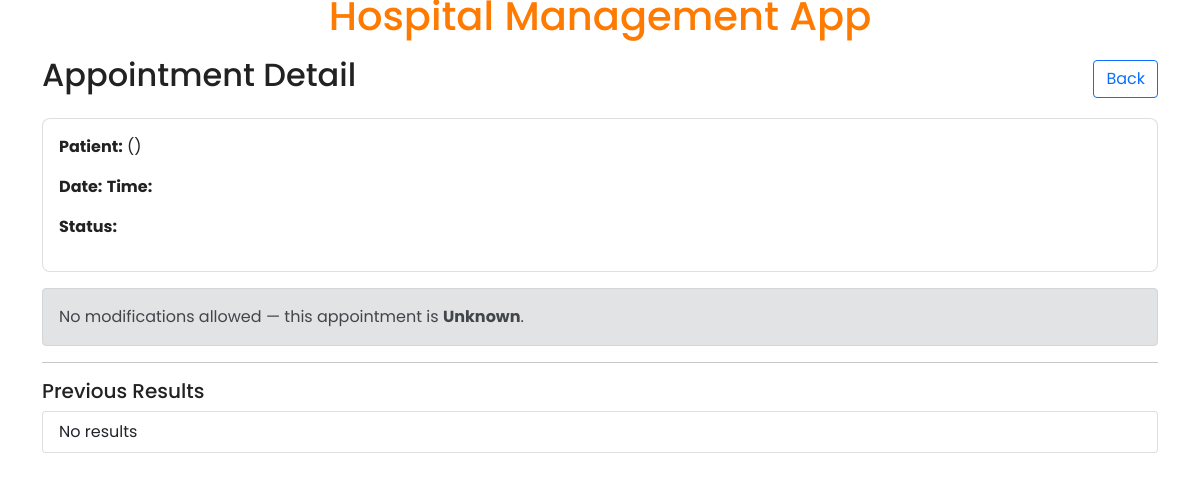
/doctor/appointment/8, run on an earlier commit of the app's database.
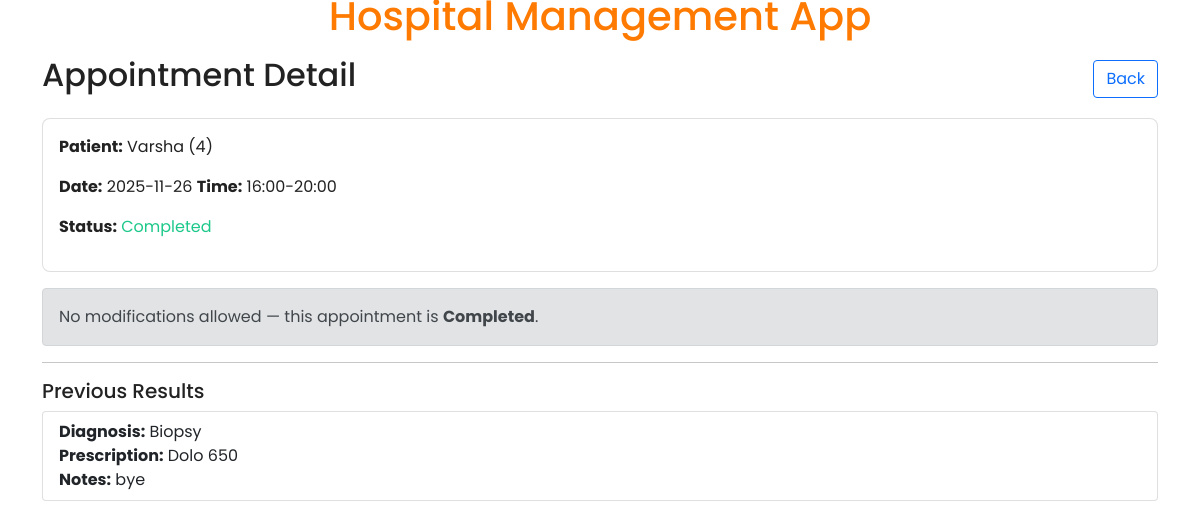
And on a later commit of the database.
### backend/models.py (models this page shows)
class Patient(db.Model):
  __tablename__ = 'patients'
  id = db.Column(db.Integer, primary_key=True)
  name = db.Column(db.String, nullable=False)
  email = db.Column(db.String, unique=True, nullable=False)
  password = db.Column(db.String, nullable=False)
  phone = db.Column(db.String)
  age = db.Column(db.Integer)
  address = db.Column(db.String)
  blacklisted = db.Column(db.Integer, default=0)
  appointments = db.relationship('Appointment', backref='patient_obj', lazy='dynamic', passive_deletes=True)

class Appointment(db.Model):
  __tablename__ = 'appointments'
  id = db.Column(db.Integer, primary_key=True)
  patient_id = db.Column(db.Integer, db.ForeignKey('patients.id', ondelete='CASCADE'), nullable=False)
  doctor_id = db.Column(db.Integer, db.ForeignKey('doctors.id', ondelete='CASCADE'), nullable=False)
  appointment_date = db.Column(db.String, nullable=False)
  appointment_time = db.Column(db.String, nullable=False)
  status = db.Column(db.String, nullable=False, default='Booked')
  notes = db.Column(db.Text)
  created_at = db.Column(db.DateTime, server_default=db.func.current_timestamp())
  __table_args__ = (db.UniqueConstraint('doctor_id', 'appointment_date', 'appointment_time', name='uix_appointment'),)
  treatments = db.relationship('Treatment', backref='appointment_obj', cascade='all, delete-orphan', passive_deletes=True)

class Treatment(db.Model):
  __tablename__ = 'treatments'
  id = db.Column(db.Integer, primary_key=True)
  appointment_id = db.Column(db.Integer, db.ForeignKey('appointments.id', ondelete='CASCADE'), nullable=False)
  diagnosis = db.Column(db.Text)
  prescription = db.Column(db.Text)
  doctor_notes = db.Column(db.Text)
  created_at = db.Column(db.DateTime, server_default=db.func.current_timestamp())

### backend/controller.py (the view, shortened to what this page needs)
    @app.route('/doctor/appointment/<int:appointment_id>', methods=['GET', 'POST'])
    def route_show_doctor_appointment_detail(appointment_id):
        doctor_id = session.get('doctor_id')
        appointment = db.session.query(Appointment, Patient.id.label('patient_id'), Patient.name.label('patient_name')).outerjoin(Patient, Appointment.patient_id == Patient.id).filter(Appointment.id == appointment_id).first()
        modified = False
        appt_obj = None
        if appointment:
            try:
                appt_raw = appointment[0]
                patient_id = getattr(appointment, 'patient_id', None) or appointment[1]
                patient_name = getattr(appointment, 'patient_name', None) or appointment[2]
            except Exception:
                appt_raw = appointment
                patient_id = appt_raw.patient_id
                patient_name = None
            appt_obj = {
                'id': appt_raw.id,
                'appointment_date': appt_raw.appointment_date,
                'appointment_time': appt_raw.appointment_time,
                'status': appt_raw.status,
                'patient_id': patient_id,
                'patient_name': patient_name,
            }
        treatments = Treatment.query.filter_by(appointment_id=appointment_id).order_by(Treatment.created_at.desc()).all()
        return render_template('doctor/appointment_detail.html', appointment=appt_obj, treatments=treatments)

### templates/doctor/appointment_detail.html (shortened to what this page needs)
{% extends "base.html" %}
{% block main_content %}
<div class="d-flex justify-content-between align-items-center mb-3">
  <h2>Appointment Detail</h2>
  <a class="btn btn-outline-primary" href="{{ url_for('route_show_doctor_appointments_list') }}">Back</a>
</div>
<div class="card p-3 mb-3">
  <p><strong>Patient:</strong> {{ appointment.patient_name }} ({{ appointment.patient_id }})</p>
  <p><strong>Date:</strong> {{ appointment.appointment_date }} <strong>Time:</strong> {{ appointment.appointment_time }}</p>
  <p><strong>Status:</strong> <span class="status-{{ appointment.status|lower }}">{{ appointment.status }}</span></p>
</div>
{% if appointment and appointment.status == 'Booked' %}
<form method="post">
  <div class="mb-3">
    <label class="form-label">Action</label>
    <select name="action" class="form-select">
      <option value="">No change</option>
      <option value="Completed">Mark Completed</option>
      <option value="Cancelled">Mark Cancelled</option>
    </select>
  </div>
  <div class="mb-3"><label class="form-label">Diagnosis</label><input name="diagnosis" class="form-control"></div>
  <div class="mb-3"><label class="form-label">Prescription</label><input name="prescription" class="form-control"></div>
  <div class="mb-3"><label class="form-label">Notes</label><textarea name="doctor_notes" class="form-control"></textarea></div>
  <div class="d-grid"><button class="btn btn-primary-action" type="submit">Save Result / Status</button></div>
</form>
{% else %}
<div class="alert alert-secondary">No modifications allowed — this appointment is <strong>{{ appointment.status if appointment else 'Unknown' }}</strong>.</div>
{% endif %}
<hr>
<h5>Previous Results</h5>
<ul class="list-group">
  {% for t in treatments %}
  <li class="list-group-item">
    <strong>Diagnosis:</strong> {{ t.diagnosis }} <br>
    <strong>Prescription:</strong> {{ t.prescription }} <br>
    <strong>Notes:</strong> {{ t.doctor_notes }}
  </li>
  {% endfor %}
  {% if treatments|length == 0 %}
  <li class="list-group-item">No results</li>
  {% endif %}
</ul>
{% endblock %}

What changed in the data, as far as the page shows it:
added Patient: patient_name "Varsha", patient_id "4"
added Appointment: appointment_date "2025-11-26", appointment_time "16:00-20:00", status "Completed"
added Treatment: diagnosis "Biopsy", prescription "Dolo 650", doctor_notes "bye"
Also different on the page:
{{ appointment.status if appointment else 'Unknown' }}: "Unknown" → (not shown)
text no longer shown: "No results"
